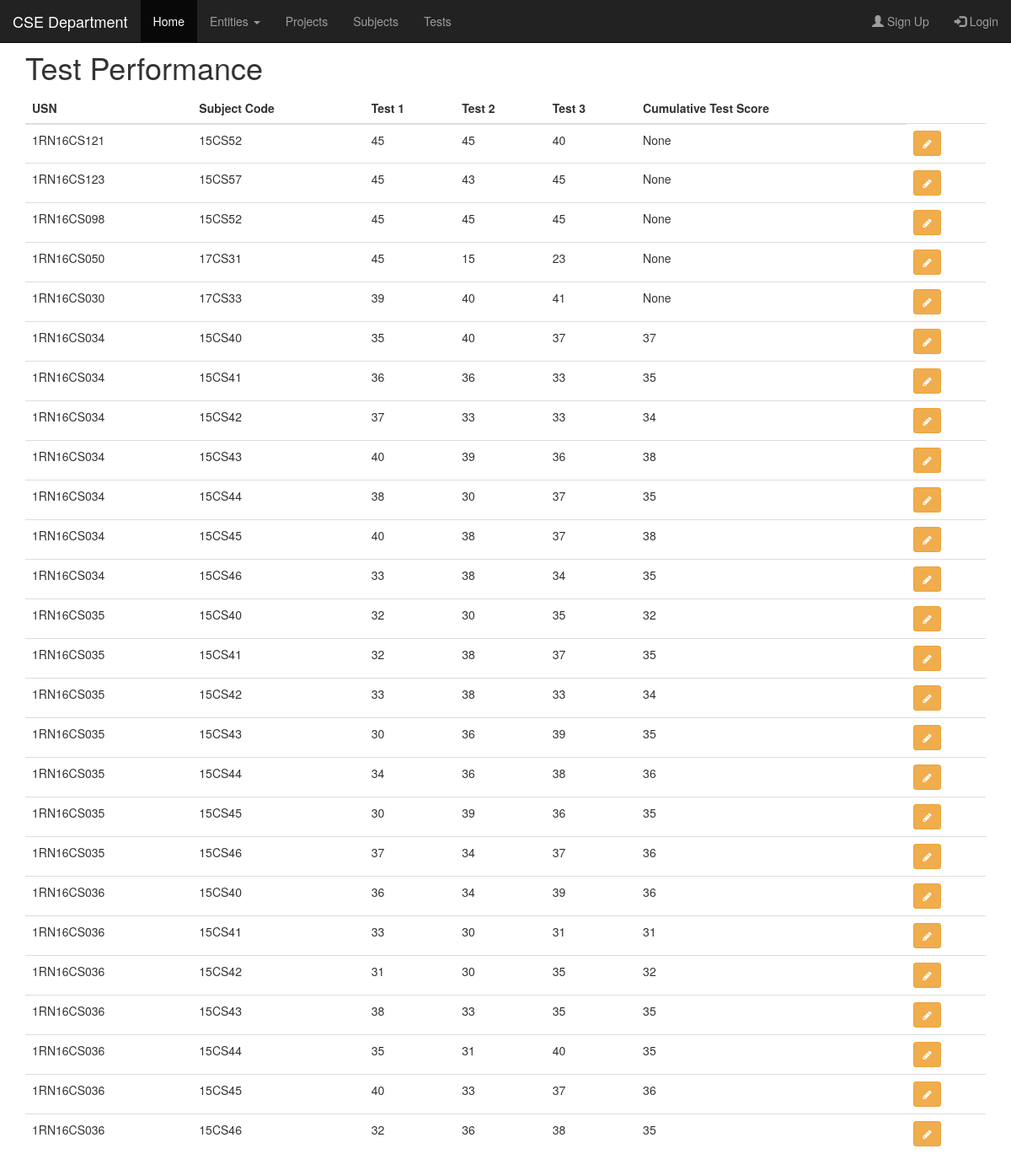
/tests, run on an earlier commit of the app's database.
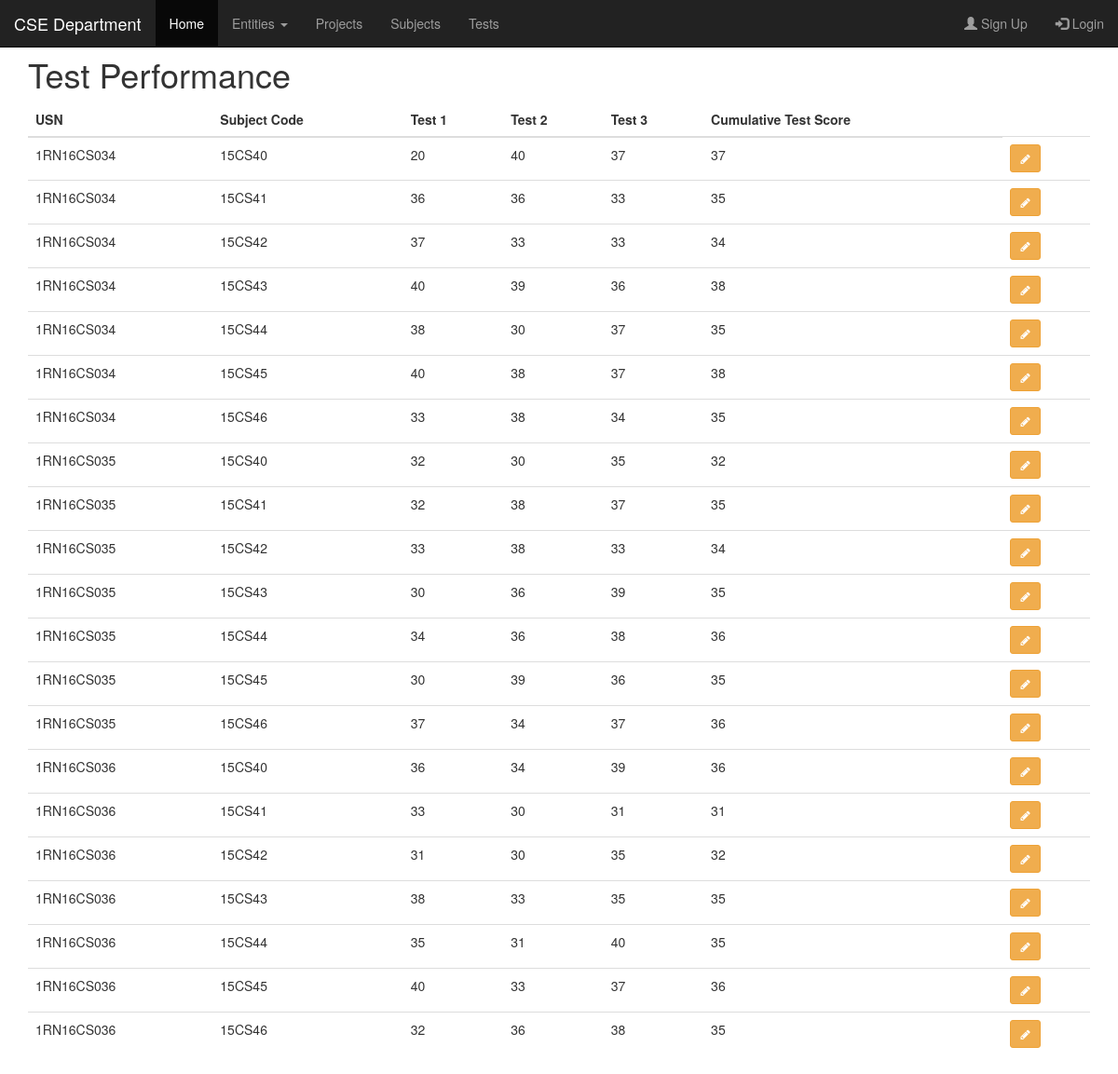
And on a later commit of the database.
### tables this page shows
CREATE TABLE Tests (
Test1 INTEGER,
Test2 INTEGER,
Test3 INTEGER,
Test_Cumalative INTEGER,
USN CHAR(10),
SubCode VARCHAR(10),
FOREIGN KEY(SubCode) REFERENCES Subject(Sub_code) ON DELETE CASCADE,
FOREIGN KEY(SubCode) REFERENCES Subject(Sub_code) ON UPDATE CASCADE,
FOREIGN KEY(USN) REFERENCES STUDENT(USN) ON DELETE CASCADE,
FOREIGN KEY(USN) REFERENCES STUDENT(USN) ON UPDATE CASCADE
);

### flaskapp.py (the view)
@app.route("/tests")
def index_test():
	tests = query_db("SELECT * FROM tests")
	return render_template("/test/index_tests.html", tests=tests)

### flaskapp.py (called while the page is built)
def get_db():
	db = getattr(g, '_database', None)
	if db is None:
		db = g._database = sqlite3.connect(DATABASE)
		db.row_factory = sqlite3.Row
	return db

def query_db(query, args=(), one=False):
	cur = get_db().execute(query, args)
	rv = cur.fetchall()
	cur.close()
	return (rv[0] if rv else None) if one else rv

@app.teardown_appcontext
def close_connection(exception):
	db = getattr(g, '_database', None)
	if db is not None:
		db.close()

### templates/test/index_tests.html
{% extends "base.html" %}
{% block title %}Test Performance{% endblock %}
{% block content %}
<table class="table">
	<thead>
		<tr>
			<th scope="col">USN</th>
			<th scope="col">Subject Code</th>
			<th scope="col">Test 1</th>
			<th scope="col">Test 2</th>
			<th scope="col">Test 3</th>
			<th scope="col">Cumulative Test Score</th>
		</tr>
	</thead>
	{% for test in tests: %}
	<tr>
		<td>{{ test["USN"] }}</td>
		<td>{{ test["SubCode"] }}</td>
		<td>{{ test["Test1"] }}</td>
		<td>{{ test["Test2"] }}</td>
		<td>{{ test["Test3"] }}</td>
		<td>{{ test["Test_Cumalative"]}}</td>
		<td>
			<a class="btn btn-warning btn-sm" href="./update_tests/{{test.USN}}/{{test.SubCode}}"><i class="fa fa-pencil"></i></a>
		</td>
	</tr>
	{% endfor %}
</table>
{% endblock %}

### templates/base.html (shortened to what this page needs)
<!DOCTYPE html>
<html>
    <head>
        <link rel="stylesheet" href="https://maxcdn.bootstrapcdn.com/font-awesome/4.7.0/css/font-awesome.min.css" >
      <link rel="stylesheet" href="https://maxcdn.bootstrapcdn.com/bootstrap/3.3.7/css/bootstrap.min.css">
    </head>
    <body>
      <nav class="navbar navbar-inverse navbar-fixed-top">
        <div class="container-fluid">
          <div class="navbar-header">
            <a class="navbar-brand" href="#">CSE Department</a>
          </div>
          <div class="collapse navbar-collapse" id="myNavbar">
            <ul class="nav navbar-nav">
              <li class="active"><a href="/">Home</a></li>
              <li class="dropdown">
                <a class="dropdown-toggle" data-toggle="dropdown" href="#">Entities <span class="caret"></span></a>
              </li>
              <li><a href="{{ url_for("index_project") }}">Projects</a></li>
              <li><a href="{{  url_for("index_subject") }}">Subjects</a></li>
              <li><a href="{{  url_for("index_test") }}">Tests</a></li>
            </ul>
            <ul class="nav navbar-nav navbar-right">
              <li><a href="#"><span class="glyphicon glyphicon-user"></span> Sign Up</a></li>
              <li><a href="#"><span class="glyphicon glyphicon-log-in"></span> Login</a></li>
            </ul>
          </div>
        </div>
      </nav>
      <div class="container">
        <h1>{% block title %}Title{% endblock %}</h1>
        {% block content %}Content{% endblock %}
      </div>
    </body>
</html>

### templates/base.html (style rules this page uses)
body { padding-top: 40px; }

What changed in the data, as far as the page shows it:
removed Tests: USN "1RN16CS121", SubCode "15CS52", Test1 "45", Test2 "45", Test3 "40", Test_Cumalative "None"
removed Tests: USN "1RN16CS123", SubCode "15CS57", Test1 "45", Test2 "43", Test3 "45", Test_Cumalative "None"
removed Tests: USN "1RN16CS098", SubCode "15CS52", Test1 "45", Test2 "45", Test3 "45", Test_Cumalative "None"
removed Tests: USN "1RN16CS050", SubCode "17CS31", Test1 "45", Test2 "15", Test3 "23", Test_Cumalative "None"
removed Tests: USN "1RN16CS030", SubCode "17CS33", Test1 "39", Test2 "40", Test3 "41", Test_Cumalative "None"
changed Tests (number 1 of 21 on the later page): Test1 "35" → "20"
